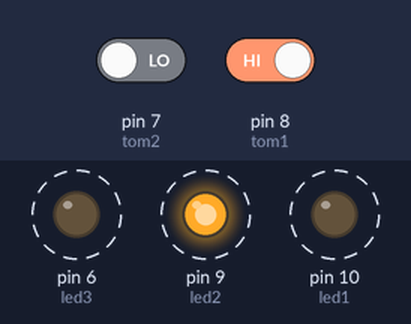
Bench run of a sketch on a simulated Arduino Uno, built with avr-gcc and run on an emulated ATmega328P. Parts: output pins drawn as LEDs (lit = HIGH). Dashed ring = blinking. The inputs (shaded band) are chosen by the test bench; at power-on: pin 7 (tom2) LOW, pin 8 (tom1) HIGH.

Above: at 11.6 s.
11.7 s: pin 7 (tom2) driven HIGH
At 17.1 s:
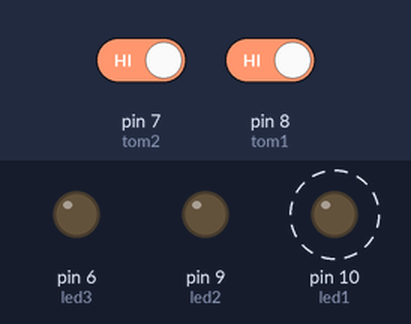
18.1 s: pin 8 (tom1) driven LOW
At 18.85 s:
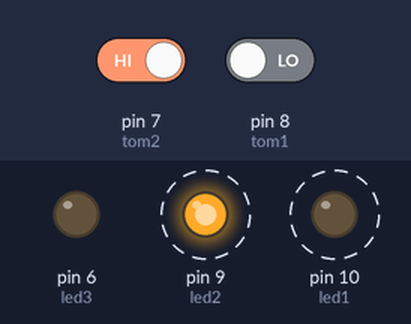
24.5 s: pin 8 (tom1) driven HIGH
At 29.2 s:
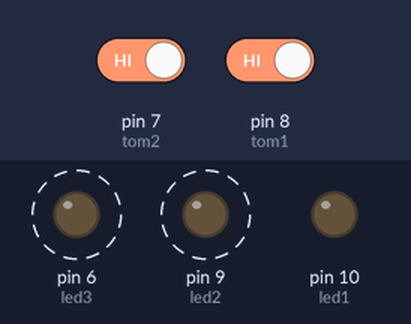
30.9 s: pin 7 (tom2) driven LOW
At 31.05 s:
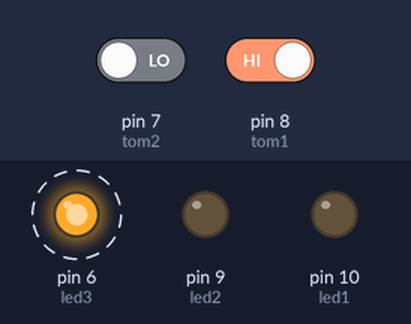
Timing chart, 0 to 38.3 s (numbered marks = the images above; inputs shaded):
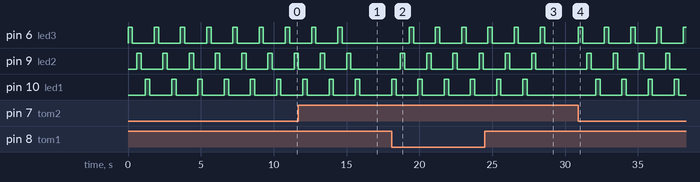

The sketch:

nomor5.ino
```cpp
int led1=10;
int led2=9;
int led3=6;

int tom1=8;
int tom2=7;

void setup() {
  pinMode(led1,OUTPUT);
  pinMode(led2,OUTPUT);
  pinMode(led3,OUTPUT);

  pinMode(tom1,INPUT);
  pinMode(tom2,INPUT);
}

void loop() {
  if (digitalRead(tom1)==LOW){
    for(int a=0;a<3;a++){
      digitalWrite(led1,HIGH);
      delay(300);
      digitalWrite(led1,LOW);
      delay(300);
      digitalWrite(led2,HIGH);
      delay(300);
      digitalWrite(led2,LOW);
      delay(300);
      digitalWrite(led3,HIGH);
      delay(300);
      digitalWrite(led3,LOW);
      delay(300);
    }
  }
  else if(digitalRead(tom2)==LOW){
    for(int b=0;b<3;b++){
      digitalWrite(led3,HIGH);
      delay(300);
      digitalWrite(led3,LOW);
      delay(300);
      digitalWrite(led2,HIGH);
      delay(300);
      digitalWrite(led2,LOW);
      delay(300);
      digitalWrite(led1,HIGH);
      delay(300);
      digitalWrite(led1,LOW);
      delay(300);
    }
  }


}
```

Measured:
- after the input at 11.7 s, pin 6 (led3): goes on until 14.7 s, then stays LOW
- after the input at 18.1 s, pin 6 (led3): alternates HIGH for 0.30 s and LOW for 1.5 s, starting after 1.2 s; pin 9 (led2): alternates HIGH for 0.30 s and LOW for 1.5 s, starting after 0.60 s; pin 10 (led1): alternates HIGH for 0.30 s and LOW for 1.5 s, starting at once
- after the input at 24.5 s, pin 10 (led1): goes on until 27.4 s, then stays LOW
- after the input at 30.9 s, pin 6 (led3): alternates HIGH for 0.30 s and LOW for 1.5 s, starting at once; pin 9 (led2): alternates HIGH for 0.30 s and LOW for 1.5 s, starting after 0.60 s; pin 10 (led1): alternates HIGH for 0.30 s and LOW for 1.5 s, starting after 1.2 s
- by itself, pin 6 (led3), pin 9 (led2), pin 10 (led1): alternates HIGH for 0.30 s and LOW for 1.5 s
